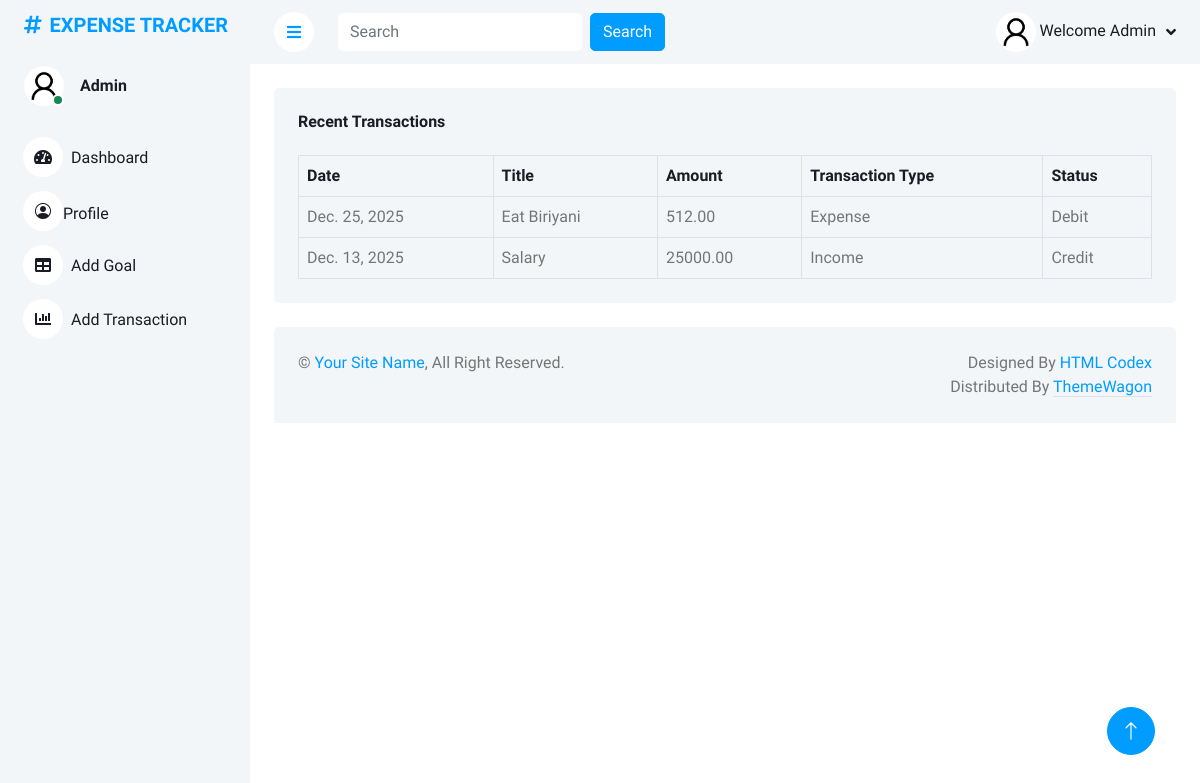
Before: /transactions/ (signed in) with the older database file.
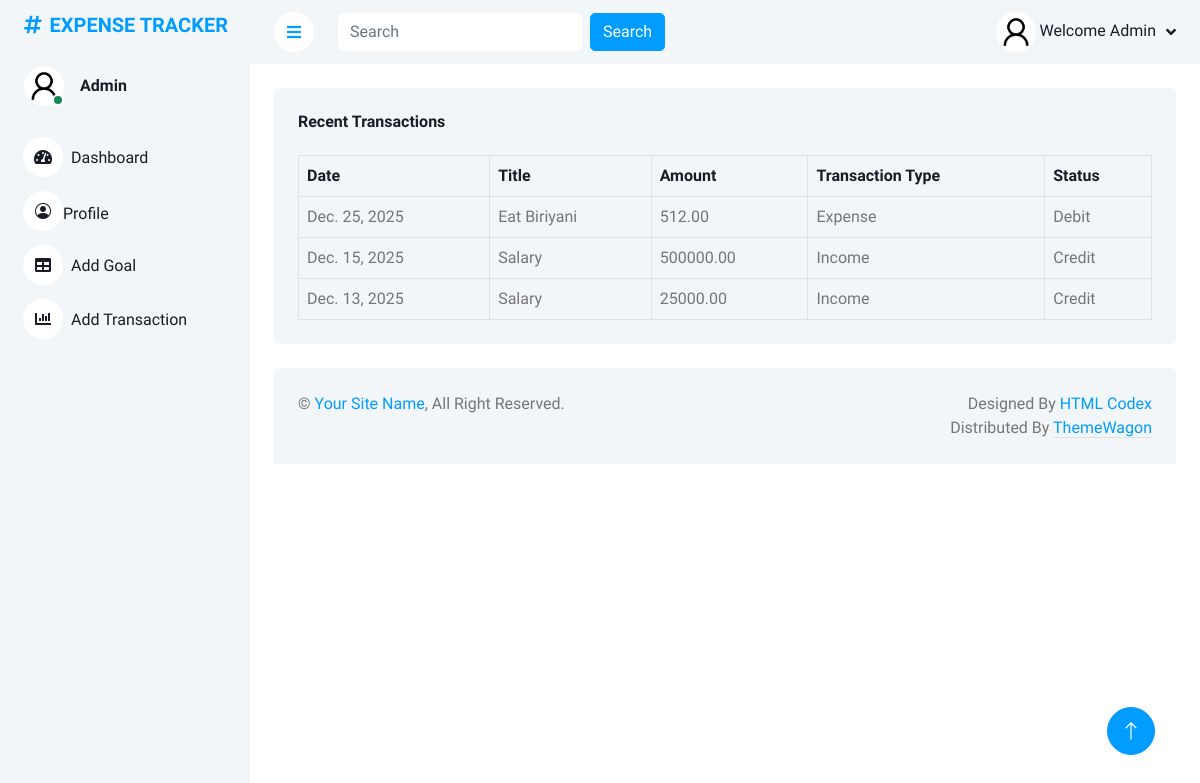
After: the same page with the newer database file.
### exp_app/models.py (models this page shows, shortened)
class Transaction(models.Model):
    TRANSACTION_TYPES = [
        ('Income','Income'),
        ('Expense','Expense')
    ]
    user = models.ForeignKey(User, on_delete=models.CASCADE)
    title = models.CharField(max_length=255)
    amount = models.DecimalField(max_digits=10,decimal_places=2)
    transaction_type = models.CharField(max_length=10,choices=TRANSACTION_TYPES)
    date = models.DateField()
    category = models.CharField(max_length=255)

### exp_app/views.py (the view)
# urls.py: path('transactions/',TransactionListView.as_view(),name='transaction_list'),
class TransactionListView(LoginRequiredMixin, View):
    def get(self, request, *args, **kwargs):
        query = request.GET.get('q')
        transactions = Transaction.objects.filter(user=request.user).order_by('-date')
        if query:
            transactions = transactions.filter(
                Q(title__icontains=query) |
                Q(transaction_type__icontains=query) |
                Q(amount__icontains=query)
            )
        context = {
            'transactions': transactions,
            'query': query,
        }
        return render(request, 'transactions.html', context)

### templates/transactions.html
{% extends 'base.html' %}
{% block nav_search %}
<form method="get" class="d-none d-md-flex ms-4">
                    <input class="form-control border-0" type="search" name="q" placeholder="Search">
                    <button type="submit" class="btn btn-primary ms-2">Search</button>
                </form>
                {% endblock nav_search %}
{% block content %}
<div class="container-fluid pt-4 px-4">
                <div class="bg-light text-center rounded p-4">
                    <div class="d-flex align-items-center justify-content-between mb-4">
                        <h6 class="mb-0">Recent Transactions</h6>
                    </div>
                    <div class="table-responsive">
                        <table class="table text-start align-middle table-bordered table-hover mb-0">
                            <thead>
                                <tr class="text-dark">
                                    <th scope="col">Date</th>
                                    <th scope="col">Title</th>
                                    <th scope="col">Amount</th>
                                    <th scope="col">Transaction Type</th>
                                    <th scope="col">Status</th>
                                </tr>
                            </thead>
                            <tbody>
                                {% for transaction in transactions %}
                                <tr>
                                    <td>{{transaction.date}}</td>
                                    <td>{{transaction.title}}</td>
                                    <td>{{transaction.amount|floatformat:2}}</td>
                                    <td>{{transaction.transaction_type}}</td>
                                    {% if transaction.transaction_type == 'Income' %}
                                    <td>Credit</td>
                                    {% else %}
                                    <td>Debit</td>
                                    {% endif %}
                                </tr>
                                {% endfor %}
                            </tbody>
                        </table>
                    </div>
                </div>
            </div>
{% endblock %}

Changed rows visible on the page:
added Transaction: shows "Credit"
